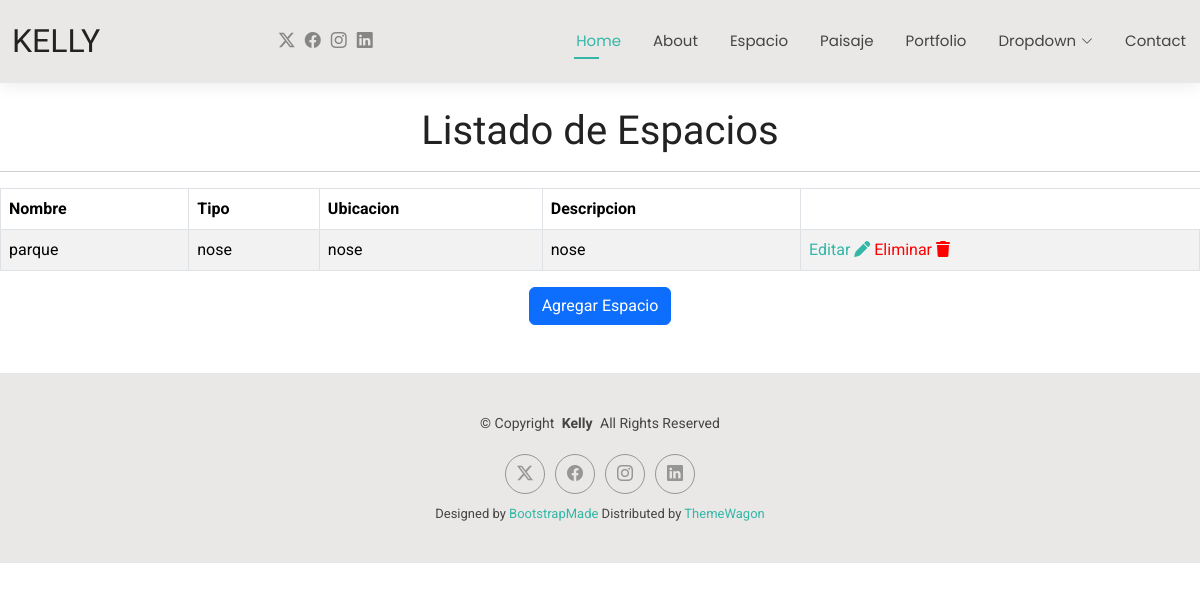
Page /espacio on the committed database.
### Aplicaciones/Espacio/models.py (models this page shows, shortened)
class Espacio(models.Model):
    nombre = models.CharField(max_length=100)
    tipo = models.CharField(max_length=50)
    ubicacion = models.CharField(max_length=200)
    descripcion = models.TextField(blank=True)

### Aplicaciones/Espacio/views.py (the view)
# urls.py: path('espacio', views.espacio, name='espacio'),
def espacio(request):
    lista_espacios = Espacio.objects.all()
    return render(request, 'espacio.html', {'lista_espacios': lista_espacios})

### Aplicaciones/Espacio/templates/espacio.html
{% extends "plantillas.html" %}
{% load static %}
{% block body %}
<br>
<h1 class="text-center">Listado de Espacios</h1>
<hr>
<table class="table table-bordered table-striped table-hover ">
    <thead>
        <tr>
            <th>Nombre</th>
            <th>Tipo</th>
            <th>Ubicacion</th>
            <th>Descripcion</th>
        </tr>
    </thead>
    <tbody>
        {% for espacio in lista_espacios %}
        <tr>
            <td>{{ espacio.nombre }}</td>
            <td>{{ espacio.tipo }}</td>
            <td>{{ espacio.ubicacion }}</td>
            <td>{{ espacio.descripcion }}</td>
            <td><a  href=" {% url 'editarEspacio' espacio.id %}">Editar <i class="fa fa-pen"></i></a>
                <a style="color: red;" href="{% url 'eliminarEspacio' espacio.id %}">Eliminar <i class="fa fa-trash"></i></a></td>
        </tr>
        {% endfor %}
    </tbody>
</table>
<div class="text-center ">
    <a href="{% url 'nuevoEspacio' %}" class="btn btn-primary " >
        Agregar Espacio
    </a>
</div>
<br>
<br>
{% endblock %}

### Ambiental/static/plantilla/Kelly/assets/css/main.css (style rules this page uses)
:root { --default-font: "Roboto", system-ui, -apple-system, "Segoe UI", Roboto, "Helvetica Neue", Arial, "Noto Sans", "Liberation Sans", sans-serif, "Apple Color Emoji", "Segoe UI Emoji", "Segoe UI Symbol", "Noto Color Emoji"; --heading-font: "Raleway", sans-serif; --nav-font: "Poppins", sans-serif; }
:root { --background-color: #ffffff; --default-color: #444444; --heading-color: #222222; --accent-color: #34b7a7; --surface-color: #ffffff; --contrast-color: #ffffff; }
:root { --nav-color: #444444; --nav-hover-color: #34b7a7; --nav-mobile-background-color: #ffffff; --nav-dropdown-background-color: #ffffff; --nav-dropdown-color: #444444; --nav-dropdown-hover-color: #34b7a7; }
:root { scroll-behavior: smooth; }
body { color: var(--default-color); background-color: var(--background-color); font-family: var(--default-font); }
a { color: var(--accent-color); text-decoration: none; transition: 0.3s; }
h1, h2, h3, h4, h5, h6 { color: var(--heading-color); font-family: var(--heading-font); }

### rows in the picture
Espacio: nombre "parque", tipo "nose", ubicacion "nose", descripcion "nose"
